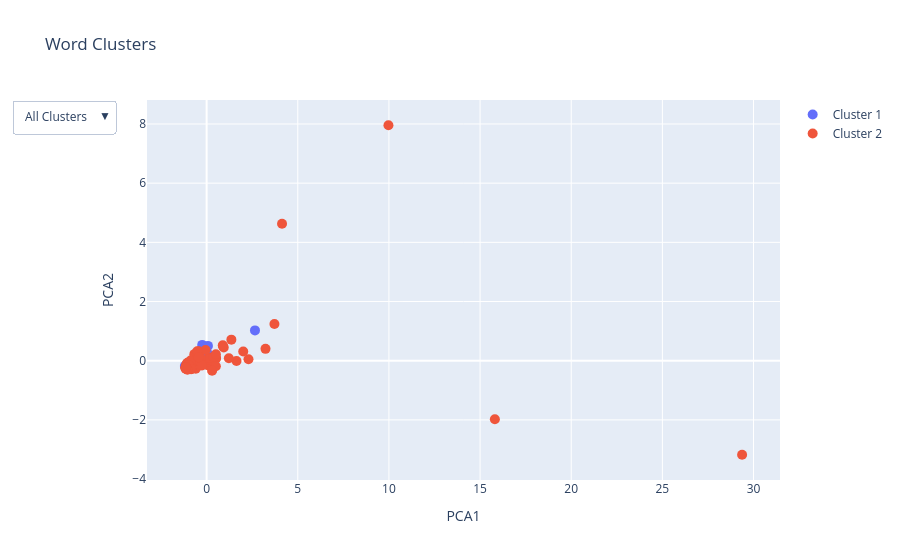

Notebook cell for this chart:
### Code cell
import numpy as np
import pandas as pd
from scipy.spatial.distance import pdist
from scipy.cluster.hierarchy import linkage, fcluster
from sklearn.decomposition import PCA
import plotly.express as px
import plotly.graph_objects as go

pca = PCA(n_components=2)
X_pca = pca.fit_transform(X)

# Create a DataFrame for Plotly
df = pd.DataFrame({
    'PCA1': X_pca[:, 0],
    'PCA2': X_pca[:, 1],
    'Cluster': labels,
    'Word': unique_adv
})
# pca1_min, pca1_max = df['PCA1'].min(), df['PCA1'].max()
# pca2_min, pca2_max = df['PCA2'].min(), df['PCA2'].max()
# Create a scatter plot with Plotly
fig = go.Figure()

# Add traces for each cluster
for cluster in range(1, optimal_clusters + 1):
    cluster_data = df[df['Cluster'] == cluster]
    fig.add_trace(go.Scatter(
        x=cluster_data['PCA1'],
        y=cluster_data['PCA2'],
        mode='markers',
        marker=dict(size=10),
        name=f'Cluster {cluster}',
        text=cluster_data['Word'],
        hoverinfo='text'
    ))

# Update layout with dropdown menu
fig.update_layout(
    title='Word Clusters',
    xaxis_title='PCA1',
    yaxis_title='PCA2',
    # xaxis=dict(range=[pca1_min, pca1_max]),
    # yaxis=dict(range=[pca2_min, pca2_max]),
    updatemenus=[
        {
            'buttons': [
                {
                    'label': 'All Clusters',
                    'method': 'update',
                    'args': [{'visible': [True] * optimal_clusters},
                             {'title': 'All Clusters'}]
                }
            ] + [
                {
                    'label': f'Cluster {i}',
                    'method': 'update',
                    'args': [{'visible': [j == i - 1 for j in range(optimal_clusters)]},
                             {'title': f'Cluster {i}'}]
                } for i in range(1, optimal_clusters + 1)
            ],
            'direction': 'down',
            'showactive': True
        }
    ]
)

fig.show()

### Figure 1 — Plotly figure (JSON) as saved in the notebook; plotly's stock layout.template omitted (floating-point values rounded to 4 significant figures)
{"data": [{"hoverinfo": "text", "marker": {"size": 10}, "mode": "markers", "name": "Cluster 1", "text": ["au-delà", "au-dessus", "auprès", "autant", "autour", "beaucoup", "contrairement", "davantage", "hors", "loin", "lors", "moins", "peu", "près", "tant", "tard", "tôt", "vis-à-vis"], "type": "scatter", "x": [-0.9981, -0.9257, -0.7189, -1.034, -0.5598, -0.08521, -1.076, -1.018, -1.115, -0.9224, 2.653, -0.2421, 0.0719, -0.1354, -0.9003, 0.0521, -1.124, -1.191], "y": [-0.1588, -0.1374, -0.05811, -0.11, 0.03233, 0.1259, -0.1783, -0.2257, -0.2221, -0.1629, 1.024, 0.5335, 0.5009, 0.2472, -0.03934, 0.2512, -0.2303, -0.1803]}, {"hoverinfo": "text", "marker": {"size": 10}, "mode": "markers", "name": "Cluster 2", "text": ["absolument", "actuellement", "afin", "ailleurs", "ainsi", "alors", "après", "assez", "aujourd'hui", "auparavant", "aussi", "autrement", "avant", "bien", "bientôt", "cependant", "certes", "clairement", "comment", "complètement", "depuis", "directement", "donc", "définitivement", "déjà", "désormais", "encore", "enfin", "ensemble", "ensuite", "entièrement", "environ", "essentiellement", "extrêmement", "facilement", "finalement", "fort", "fortement", "généralement", "hier", "ici", "immédiatement", "initialement", "jamais", "juste", "largement", "longtemps", "là", "légèrement", "maintenant", "mal", "malheureusement", "mieux", "même", "naturellement", "ne", "non", "notamment", "néanmoins", "officiellement", "parfaitement", "parfois", "particulièrement", "partiellement", "partout", "pas", "peut-être", "plus", "plutôt", "pourquoi", "pourtant", "pratiquement", "presque", "principalement", "probablement", "progressivement", "que", "rapidement", "rarement", "relativement", "respectivement", "récemment", "réellement", "régulièrement", "seulement", "si", "simplement", "soit", "souvent", "spécialement", "surtout", "totalement", "toujours", "tout", "toutefois", "traditionnellement", "trop", "très", "uniquement", "vite", "vivement", "vraiment", "véritablement", "également", "éventuellement"], "type": "scatter", "x": [-1.165, -0.74, 0.04241, -1.071, 1.64, 2.296, -0.7381, -0.6717, 0.5202, -0.9638, 3.72, -1.12, 0.09381, 1.358, -1.046, 0.4974, -1.114, -1.113, -0.5695, -1.106, -0.8528, -1.033, 1.22, -1.037, 0.1363, -0.7774, 0.9018, -0.4924, -1.149, 0.5064, -1.053, -0.4287, -0.8888, -1.099, -1.082, -0.5021, -1.1, -0.876, -0.6321, -1.005, -0.772, -1.003, -0.9134, 0.3008, -0.8918, -0.998, -0.6823, -0.1875, -1.121, -0.8241, -1.02, -1.031, -0.6895, 0.9387, -1.134, 29.37, 0.1495, 0.8848, -0.8696, -0.9815, -0.9797, -0.4314, -0.6603, -1.037, -1.109, 15.81, -0.9371, 9.974, -0.7436, -0.8092, -0.8434, -1.127, -0.9106, -0.7397, -0.8896, -1.124, 2.008, -0.5964, -1.149, -1.026, -1.115, -1.011, -1.101, -0.8517, -0.6499, -1.052, -0.8607, -0.8785, 0.3756, -1.145, -0.3436, -0.9739, 0.5078, -0.05949, -0.2549, -1.137, -0.5147, 4.137, -1.124, -0.8506, -1.054, -0.4393, -1.126, 3.23, -1.154], "y": [-0.2341, -0.2255, -0.1444, -0.266, -0.0109, 0.04951, -0.1916, 0.2212, 0.09392, -0.1854, 1.239, -0.2424, -0.1516, 0.7121, -0.2774, 0.05752, -0.2428, -0.2379, -0.2021, -0.2055, -0.17, -0.2756, 0.08472, -0.2598, 0.02084, -0.2154, 0.4898, -0.1459, -0.2747, -0.187, -0.1892, 0.3222, -0.1648, -0.1099, -0.2309, -0.1875, -0.1608, -0.1914, -0.1811, -0.2011, -0.1903, -0.2337, -0.1435, -0.3406, -0.0734, -0.1539, -0.1479, -0.09536, -0.1567, -0.1872, -0.2017, -0.2161, -0.2122, 0.4459, -0.2399, -3.179, 0.09684, 0.5231, -0.2523, -0.2283, -0.2211, -0.01274, 0.145, -0.2069, -0.2282, -1.981, -0.1576, 7.957, -0.05777, -0.1756, -0.2114, -0.2376, -0.02792, -0.1489, -0.1345, -0.2733, 0.3115, -0.2747, -0.2269, -0.0813, -0.2333, -0.1694, -0.2604, -0.2891, 0.006791, -0.07333, -0.1193, 0.002801, 0.1335, -0.2253, 0.1032, -0.1458, 0.2178, 0.3617, -0.1645, -0.2385, 0.3189, 4.63, -0.2385, -0.2844, -0.3021, 0.1168, -0.2218, 0.3999, -0.237]}], "layout": {"title": {"text": "Word Clusters"}, "updatemenus": [{"buttons": [{"args": [{"visible": [true, true]}, {"title": "All Clusters"}], "label": "All Clusters", "method": "update"}, {"args": [{"visible": [true, false]}, {"title": "Cluster 1"}], "label": "Cluster 1", "method": "update"}, {"args": [{"visible": [false, true]}, {"title": "Cluster 2"}], "label": "Cluster 2", "method": "update"}], "direction": "down", "showactive": true}], "xaxis": {"title": {"text": "PCA1"}}, "yaxis": {"title": {"text": "PCA2"}}}}
